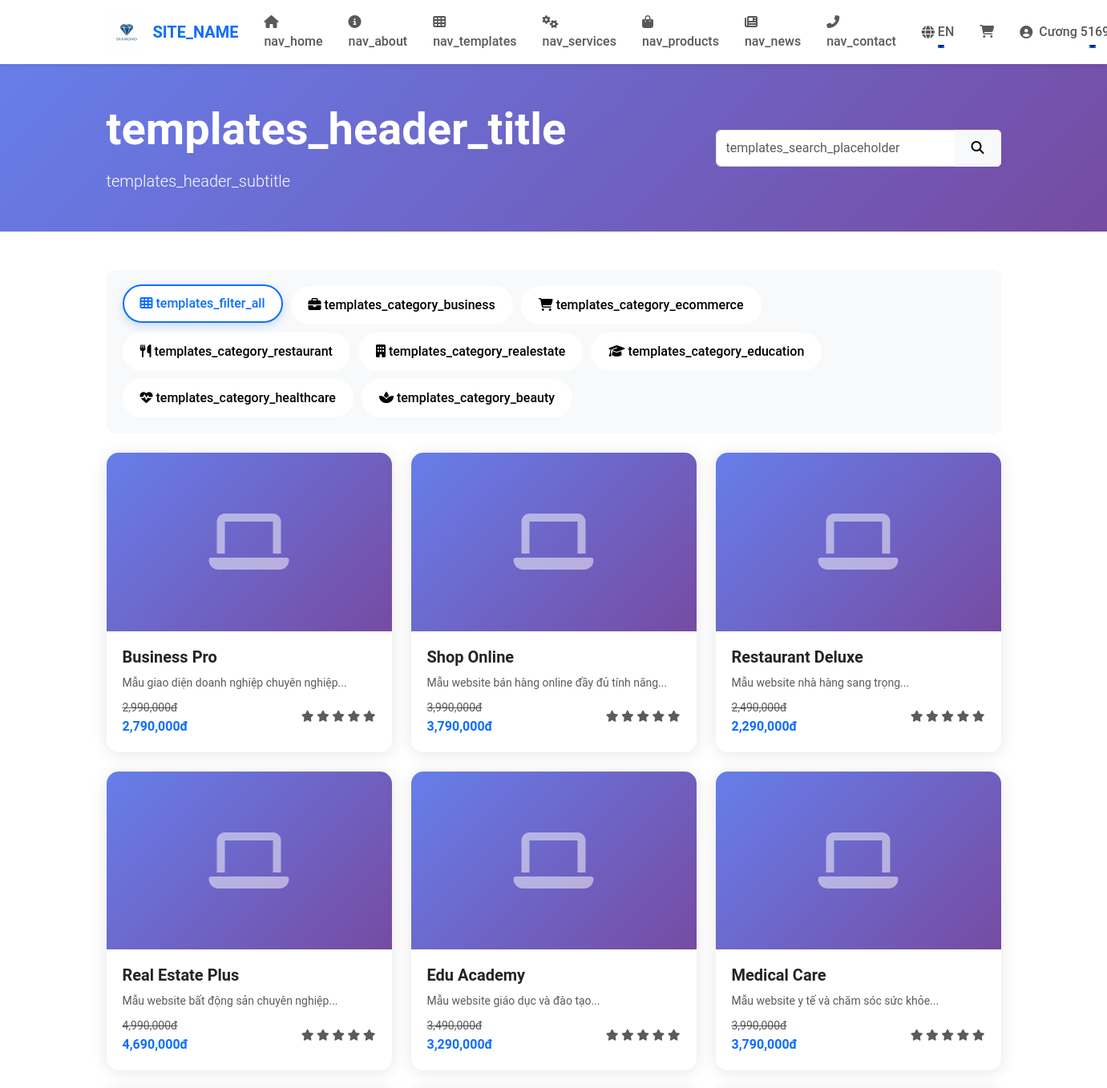
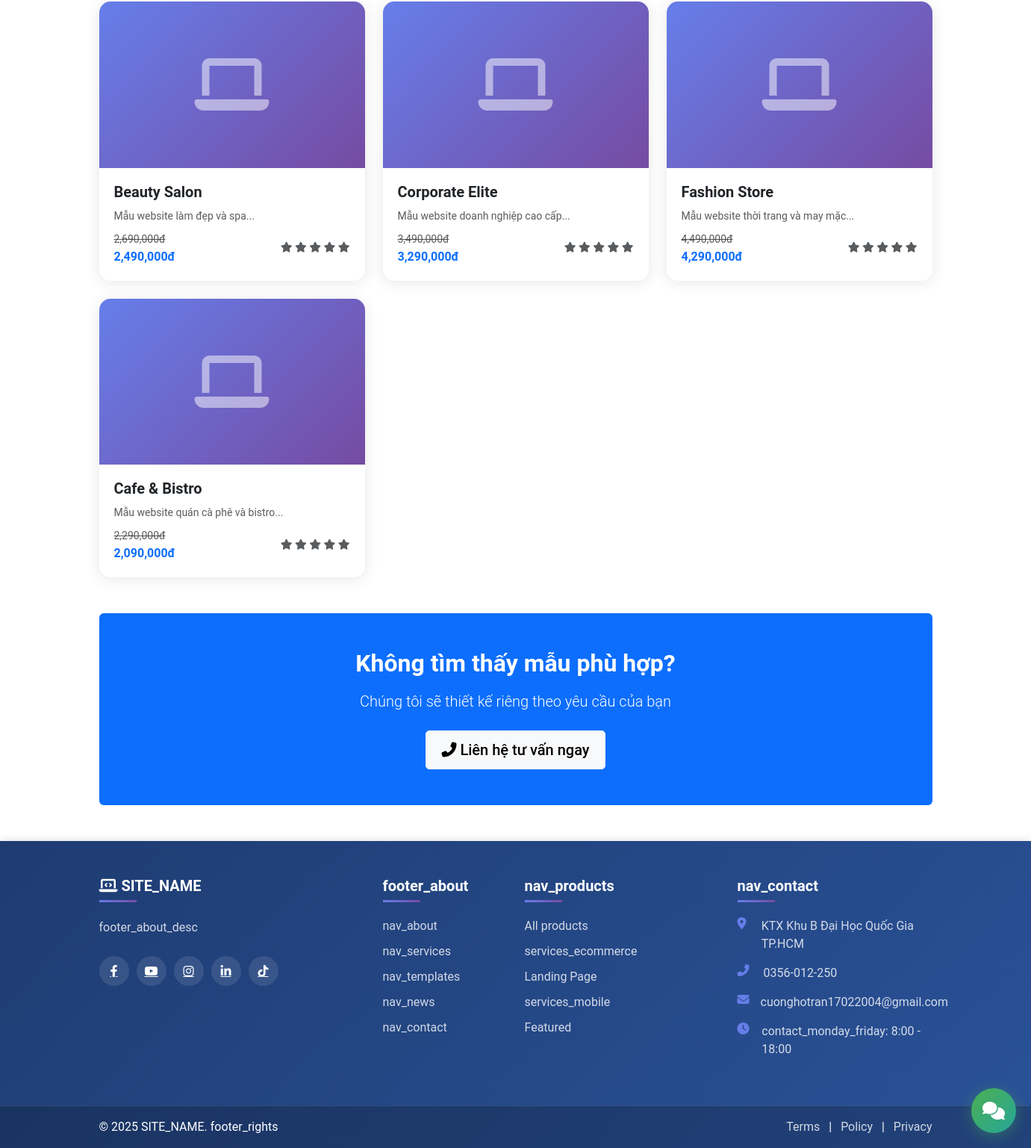
Page /templates.php?lang=en (signed in) on the committed database (2 pictures, top to bottom).
### tables this page shows
CREATE TABLE `templates` (
  `id` int(11) NOT NULL,
  `name` varchar(255) NOT NULL,
  `slug` varchar(255) NOT NULL,
  `description` text DEFAULT NULL,
  `category` enum('business','ecommerce','restaurant','realestate','education','healthcare','beauty','other') DEFAULT 'other',
  `price` decimal(10,2) NOT NULL,
  `sale_price` decimal(10,2) DEFAULT NULL,
  `image` varchar(255) DEFAULT NULL,
  `gallery` text DEFAULT NULL,
  `demo_url` varchar(500) DEFAULT NULL,
  `features` text DEFAULT NULL,
  `status` enum('active','inactive') DEFAULT 'active',
  `featured` tinyint(1) DEFAULT 0,
  `views` int(11) DEFAULT 0,
  `rating` decimal(3,2) DEFAULT 0.00,
  `total_reviews` int(11) DEFAULT 0,
  `created_at` timestamp NOT NULL DEFAULT current_timestamp(),
  `updated_at` timestamp NOT NULL DEFAULT current_timestamp() ON UPDATE current_timestamp()
);

### config/lang.php (called while the page is built, shortened)
<?php
function __($key, $default = '') {
    global $translations;
    return isset($translations[$key]) ? $translations[$key] : ($default ? $default : $key);
}
function lang($key, $default = '') {
    return __($key, $default);
}
?>

### templates.php (the view, shortened to what this page needs)
<?php
require_once 'config/database.php';
require_once 'config/lang.php';
include 'includes/header.php';
?>
<div class="page-header bg-gradient-primary text-white py-5 mb-5">
    <div class="container">
        <div class="row align-items-center">
            <div class="col-lg-8">
                <h1 class="display-4 fw-bold mb-3"><?php echo lang('templates_header_title'); ?></h1>
                <p class="lead mb-0"><?php echo lang('templates_header_subtitle'); ?></p>
            </div>
            <div class="col-lg-4 text-end">
                <div class="input-group">
                    <input type="text" class="form-control" id="searchTemplate" placeholder="<?php echo lang('templates_search_placeholder'); ?>">
                    <button class="btn btn-light"><i class="fas fa-search"></i></button>
                </div>
            </div>
        </div>
    </div>
</div>
<div class="container my-5">
    <div class="row mb-4">
        <div class="col-12">
            <div class="template-filter">
                <button class="filter-btn active" data-filter="all">
                    <i class="fas fa-th"></i> <?php echo lang('templates_filter_all'); ?>
                </button>
                <button class="filter-btn" data-filter="business">
                    <i class="fas fa-briefcase"></i> <?php echo lang('templates_category_business'); ?>
                </button>
                <button class="filter-btn" data-filter="ecommerce">
                    <i class="fas fa-shopping-cart"></i> <?php echo lang('templates_category_ecommerce'); ?>
                </button>
                <button class="filter-btn" data-filter="restaurant">
                    <i class="fas fa-utensils"></i> <?php echo lang('templates_category_restaurant'); ?>
                </button>
                <button class="filter-btn" data-filter="realestate">
                    <i class="fas fa-building"></i> <?php echo lang('templates_category_realestate'); ?>
                </button>
                <button class="filter-btn" data-filter="education">
                    <i class="fas fa-graduation-cap"></i> <?php echo lang('templates_category_education'); ?>
                </button>
                <button class="filter-btn" data-filter="healthcare">
                    <i class="fas fa-heartbeat"></i> <?php echo lang('templates_category_healthcare'); ?>
                </button>
                <button class="filter-btn" data-filter="beauty">
                    <i class="fas fa-spa"></i> <?php echo lang('templates_category_beauty'); ?>
                </button>
            </div>
        </div>
    </div>
    <div class="row g-4" id="templatesGrid">
        <?php
        try {
            $templates_query = "SELECT * FROM templates WHERE status = 'active' ORDER BY featured DESC, created_at DESC";
            $stmt = $db->prepare($templates_query);
            $stmt->execute();
            $templates = $stmt->fetchAll(PDO::FETCH_ASSOC);
        } catch (PDOException $e) {
            $templates = [
                ['name' => 'Business Pro', 'category' => 'business', 'price' => 2990000, 'sale_price' => null, 'image' => '', 'demo_url' => '', 'rating' => 5.0],
                ['name' => 'Shop Online', 'category' => 'ecommerce', 'price' => 3990000, 'sale_price' => null, 'image' => '', 'demo_url' => '', 'rating' => 5.0],
            ];
        }
        if (empty($templates)):
        ?>
            <div class="col-12 text-center py-5">
                <i class="fas fa-palette fa-5x text-muted mb-3"></i>
                <h4>Chưa có mẫu giao diện</h4>
                <p class="text-muted">Vui lòng quay lại sau</p>
            </div>
        <?php
        else:
            foreach ($templates as $template):
                $category_map = [
                    'business' => 'business',
                    'ecommerce' => 'ecommerce',
                    'restaurant' => 'restaurant',
                    'realestate' => 'realestate',
                    'education' => 'education',
                    'healthcare' => 'healthcare',
                    'beauty' => 'beauty',
                    'other' => 'business'
                ];
                $template_category = $category_map[$template['category']] ?? 'business';
        ?>
        <div class="col-md-6 col-lg-4 template-item" data-category="<?php echo $template_category; ?>">
            <div class="template-card">
                <div class="template-image">
                    <?php if ($template['image']): ?>
                        <?php
                        $image_url = $template['image'];
                        if (!preg_match('/^https?:\/\//', $image_url) && !preg_match('/^\//', $image_url)) {
                            $image_url = SITE_URL . '/uploads/templates/' . $image_url;
                        }
                        ?>
                        <img src="<?php echo htmlspecialchars($image_url); ?>"
                             alt="<?php echo htmlspecialchars($template['name']); ?>"
                             style="width: 100%; height: 100%; object-fit: cover;">
                    <?php else: ?>
                        <div class="placeholder-template" style="background: linear-gradient(135deg, #667eea 0%, #764ba2 100%);">
                        </div>
                    <?php endif; ?>
                </div>
                <div class="template-info">
                    <h5><?php echo htmlspecialchars($template['name']); ?></h5>
                    <?php if ($template['description']): ?>
                        <p class="text-muted small mb-2"><?php echo htmlspecialchars(mb_substr($template['description'], 0, 60)); ?>...</p>
                    <?php endif; ?>
                    <div class="d-flex justify-content-between align-items-center">
                        <div>
                            <?php if ($template['sale_price']): ?>
                                <span class="text-decoration-line-through text-muted small"><?php echo number_format($template['price']); ?>đ</span><br>
                                <span class="text-primary fw-bold"><?php echo number_format($template['sale_price']); ?>đ</span>
                            <?php else: ?>
                                <span class="text-primary fw-bold"><?php echo number_format($template['price']); ?>đ</span>
                            <?php endif; ?>
                        </div>
                        <div class="template-rating">
                            <?php
                            $rating = $template['rating'] ?? 5.0;
                            for($i = 1; $i <= 5; $i++):
                            ?>
                                <i class="fas fa-star <?php echo $i <= $rating ? 'text-warning' : 'text-muted'; ?>"></i>
                            <?php endfor; ?>
                        </div>
                    </div>
                </div>
            </div>
        </div>
        <?php
            endforeach;
        endif;
        ?>
    </div>
    <section class="my-5 py-5 bg-primary text-white rounded text-center">
        <div class="container">
            <h2 class="fw-bold mb-3">Không tìm thấy mẫu phù hợp?</h2>
            <p class="lead mb-4">Chúng tôi sẽ thiết kế riêng theo yêu cầu của bạn</p>
            <a href="<?php echo SITE_URL; ?>/contact.php" class="btn btn-light btn-lg">
                <i class="fas fa-phone-alt"></i> Liên hệ tư vấn ngay
            </a>
        </div>
    </section>
</div>
<?php include 'includes/footer.php'; ?>

### assets/css/style.css (style rules this page uses)
:root { --primary-color: #0d6efd; --secondary-color: #6c757d; --success-color: #198754; --danger-color: #dc3545; }
body { font-family: 'Roboto', sans-serif; }
.btn { border-radius: 5px; padding: 10px 20px; font-weight: 500; transition: all 0.3s ease; }

### assets/css/landing.css (style rules this page uses)
:root { --primary-color: #0d6efd; --secondary-color: #6c757d; --success-color: #198754; --warning-color: #ffc107; --danger-color: #dc3545; --info-color: #0dcaf0; --light-color: #f8f9fa; --dark-color: #212529; }
* { margin: 0; padding: 0; box-sizing: border-box; }
body { font-family: 'Roboto', 'Segoe UI', sans-serif; color: var(--dark-color); overflow-x: hidden; }

### templates.php (style rules this page uses)
.bg-gradient-primary { background: linear-gradient(135deg, #667eea 0%, #764ba2 100%); }
.template-filter { display: flex; flex-wrap: wrap; gap: 10px; padding: 20px; background: #f8f9fa; border-radius: 10px; }
.filter-btn { padding: 10px 20px; border: 2px solid transparent; background: white; border-radius: 50px; cursor: pointer; transition: all 0.3s ease; font-weight: 500; }
.filter-btn:hover, .filter-btn.active { border-color: #0d6efd; color: #0d6efd; transform: translateY(-2px); box-shadow: 0 4px 12px rgba(13, 110, 253, 0.2); }
.template-card { border-radius: 15px; overflow: hidden; box-shadow: 0 2px 20px rgba(0,0,0,0.1); transition: all 0.3s ease; background: white; }
.template-image { position: relative; overflow: hidden; aspect-ratio: 16/10; }
.placeholder-template { width: 100%; height: 100%; display: flex; align-items: center; justify-content: center; }
.template-info { padding: 20px; }
.template-info h5 { margin-bottom: 10px; font-weight: 600; }
.template-rating { font-size: 14px; }

### rows in the picture
templates: name "Business Pro", description "Mẫu giao diện doanh nghiệp chuyên nghiệp", price "2,990,000", sale_price "2,790,000", rating 0 (drawn)
templates: name "Shop Online", description "Mẫu website bán hàng online đầy đủ tính năng", price "3,990,000", sale_price "3,790,000", rating 0 (drawn)
templates: name "Restaurant Deluxe", description "Mẫu website nhà hàng sang trọng", price "2,490,000", sale_price "2,290,000", rating 0 (drawn)
templates: name "Real Estate Plus", description "Mẫu website bất động sản chuyên nghiệp", price "4,990,000", sale_price "4,690,000", rating 0 (drawn)
templates: name "Edu Academy", description "Mẫu website giáo dục và đào tạo", price "3,490,000", sale_price "3,290,000", rating 0 (drawn)
templates: name "Medical Care", description "Mẫu website y tế và chăm sóc sức khỏe", price "3,990,000", sale_price "3,790,000", rating 0 (drawn)
templates: name "Beauty Salon", description "Mẫu website làm đẹp và spa", price "2,690,000", sale_price "2,490,000", rating 0 (drawn)
templates: name "Corporate Elite", description "Mẫu website doanh nghiệp cao cấp", price "3,490,000", sale_price "3,290,000", rating 0 (drawn)
templates: name "Fashion Store", description "Mẫu website thời trang và may mặc", price "4,490,000", sale_price "4,290,000", rating 0 (drawn)
templates: name "Cafe & Bistro", description "Mẫu website quán cà phê và bistro", price "2,290,000", sale_price "2,090,000", rating 0 (drawn)

### other values in the picture
SITE_NAME "SITE_NAME"
lang('nav_home') "nav_home"
lang('nav_about') "nav_about"
lang('nav_templates') "nav_templates"
lang('nav_services') "nav_services"
lang('nav_products') "nav_products"
lang('nav_news') "nav_news"
lang('nav_contact') "nav_contact"
$lang "EN"
$_SESSION['user_name'] "Cương…"
lang('templates_header_title') "templates_header_title"
lang('templates_header_subtitle') "templates_header_subtitle"
lang('templates_filter_all') "templates_filter_all"
lang('templates_category_business') "templates_category_business"
lang('templates_category_ecommerce') "templates_category_ecommerce"
